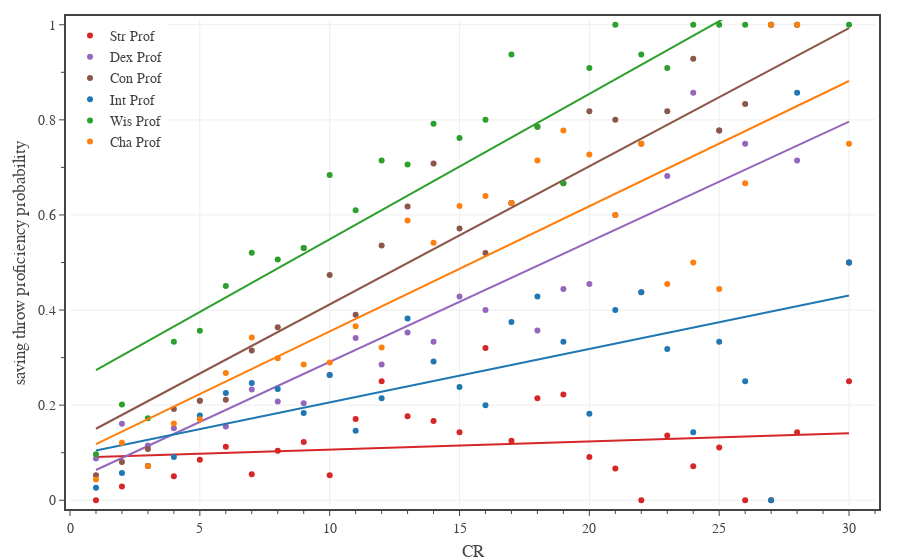

Notebook cell for this chart:
### Code cell
# Saving throw proficiency
columns = ['Str Prof','Dex Prof','Con Prof','Int Prof','Wis Prof','Cha Prof']
colors = ['#d62728','#9467bd','#8c564b','#1f77b4','#2ca02c','#ff7f0e']

df1 = df0[df0['Category'].isin(['generic','legendary','unique']) & df0['CR'].between(1, 30)]

# create figure
fig = go.Figure(
    layout=go.Layout(
        template=TFB_TEMPLATE,
        margin=dict(l=70, r=25, b=55, t=20, pad=4),
        xaxis=dict(
            title_text='CR',
            range=[0,31],
            tick0=0, dtick=5,
            minor=dict(tick0=0, dtick=1),
        ),
        yaxis=dict(
            title_text='saving throw proficiency probability',
            range=[-0.01,1.01],
            tick0=0, dtick=0.2,
            minor=dict(tick0=0, dtick=0.1),
        ),
        legend=dict(
            xanchor='left', yanchor='top',
            x=0.00, y=1.00,
            orientation='v',
            tracegroupgap=0,
        )
    )
)

for column, color in zip(columns, colors):
    plot_mean_fit(fig, df1, 'CR', column, column, color)

# show figure
fig.show(config=TFB_CONFIG, width=600, height=450)
fig.update_layout(autosize=True)

# save figures
if SAVEFIGS:
    save_fig_html(fig, format='large', name='fig-saving-throw-proficiency-vs-cr-large')
    save_fig_html(fig, format='small', name='fig-saving-throw-proficiency-vs-cr-small')

### Figure 1 — Plotly figure (JSON) as saved in the notebook; plotly's stock layout.template omitted (floating-point values rounded to 4 significant figures)
{"data": [{"hovertemplate": "<b>Str Prof</b><br>CR %{x:,.0f}<br>Mean %{y:,.1f}<br><extra></extra>", "legendgroup": "Str Prof", "line": {"color": "#d62728"}, "mode": "markers", "name": "Str Prof", "type": "scatter", "x": [1, 2, 3, 4, 5, 6, 7, 8, 9, 10, 11, 12, 13, 14, 15, 16, 17, 18, 19, 20, 21, 22, 23, 24, 25, 26, 27, 28, 30], "y": [0, 0.02874, 0.07194, 0.05051, 0.08527, 0.1127, 0.05479, 0.1039, 0.1224, 0.05263, 0.1707, 0.25, 0.1765, 0.1667, 0.1429, 0.32, 0.125, 0.2143, 0.2222, 0.09091, 0.06667, 0, 0.1364, 0.07143, 0.1111, 0, 0, 0.1429, 0.25]}, {"hoverinfo": "skip", "legendgroup": "Str Prof", "line": {"color": "#d62728"}, "mode": "lines", "name": "Str Prof", "showlegend": false, "type": "scatter", "x": [1, 2, 3, 4, 5, 6, 7, 8, 9, 10, 11, 12, 13, 14, 15, 16, 17, 18, 19, 20, 21, 22, 23, 24, 25, 26, 27, 28, 30], "y": [0.09121, 0.09292, 0.09463, 0.09634, 0.09804, 0.09975, 0.1015, 0.1032, 0.1049, 0.1066, 0.1083, 0.11, 0.1117, 0.1134, 0.1151, 0.1168, 0.1185, 0.1203, 0.122, 0.1237, 0.1254, 0.1271, 0.1288, 0.1305, 0.1322, 0.1339, 0.1356, 0.1373, 0.1408]}, {"hovertemplate": "<b>Dex Prof</b><br>CR %{x:,.0f}<br>Mean %{y:,.1f}<br><extra></extra>", "legendgroup": "Dex Prof", "line": {"color": "#9467bd"}, "mode": "markers", "name": "Dex Prof", "type": "scatter", "x": [1, 2, 3, 4, 5, 6, 7, 8, 9, 10, 11, 12, 13, 14, 15, 16, 17, 18, 19, 20, 21, 22, 23, 24, 25, 26, 27, 28, 30], "y": [0.08772, 0.1609, 0.1151, 0.1515, 0.2093, 0.1549, 0.2329, 0.2078, 0.2041, 0.2632, 0.3415, 0.2857, 0.3529, 0.3333, 0.4286, 0.4, 0.625, 0.3571, 0.4444, 0.4545, 0.6, 0.4375, 0.6818, 0.8571, 0.7778, 0.75, 1, 0.7143, 0.5]}, {"hoverinfo": "skip", "legendgroup": "Dex Prof", "line": {"color": "#9467bd"}, "mode": "lines", "name": "Dex Prof", "showlegend": false, "type": "scatter", "x": [1, 2, 3, 4, 5, 6, 7, 8, 9, 10, 11, 12, 13, 14, 15, 16, 17, 18, 19, 20, 21, 22, 23, 24, 25, 26, 27, 28, 30], "y": [0.06364, 0.08891, 0.1142, 0.1394, 0.1647, 0.19, 0.2152, 0.2405, 0.2658, 0.291, 0.3163, 0.3416, 0.3668, 0.3921, 0.4174, 0.4426, 0.4679, 0.4932, 0.5184, 0.5437, 0.569, 0.5942, 0.6195, 0.6448, 0.67, 0.6953, 0.7206, 0.7458, 0.7964]}, {"hovertemplate": "<b>Con Prof</b><br>CR %{x:,.0f}<br>Mean %{y:,.1f}<br><extra></extra>", "legendgroup": "Con Prof", "line": {"color": "#8c564b"}, "mode": "markers", "name": "Con Prof", "type": "scatter", "x": [1, 2, 3, 4, 5, 6, 7, 8, 9, 10, 11, 12, 13, 14, 15, 16, 17, 18, 19, 20, 21, 22, 23, 24, 25, 26, 27, 28, 30], "y": [0.05263, 0.08046, 0.1079, 0.1919, 0.2093, 0.2113, 0.3151, 0.3636, 0.5306, 0.4737, 0.3902, 0.5357, 0.6176, 0.7083, 0.5714, 0.52, 0.625, 0.7857, 0.6667, 0.8182, 0.8, 0.75, 0.8182, 0.9286, 0.7778, 0.8333, 1, 1, 0.5]}, {"hoverinfo": "skip", "legendgroup": "Con Prof", "line": {"color": "#8c564b"}, "mode": "lines", "name": "Con Prof", "showlegend": false, "type": "scatter", "x": [1, 2, 3, 4, 5, 6, 7, 8, 9, 10, 11, 12, 13, 14, 15, 16, 17, 18, 19, 20, 21, 22, 23, 24, 25, 26, 27, 28, 30], "y": [0.1504, 0.1794, 0.2085, 0.2375, 0.2666, 0.2956, 0.3247, 0.3537, 0.3827, 0.4118, 0.4408, 0.4699, 0.4989, 0.528, 0.557, 0.5861, 0.6151, 0.6442, 0.6732, 0.7023, 0.7313, 0.7604, 0.7894, 0.8185, 0.8475, 0.8766, 0.9056, 0.9347, 0.9928]}, {"hovertemplate": "<b>Int Prof</b><br>CR %{x:,.0f}<br>Mean %{y:,.1f}<br><extra></extra>", "legendgroup": "Int Prof", "line": {"color": "#1f77b4"}, "mode": "markers", "name": "Int Prof", "type": "scatter", "x": [1, 2, 3, 4, 5, 6, 7, 8, 9, 10, 11, 12, 13, 14, 15, 16, 17, 18, 19, 20, 21, 22, 23, 24, 25, 26, 27, 28, 30], "y": [0.02632, 0.05747, 0.07194, 0.09091, 0.1783, 0.2254, 0.2466, 0.2338, 0.1837, 0.2632, 0.1463, 0.2143, 0.3824, 0.2917, 0.2381, 0.2, 0.375, 0.4286, 0.3333, 0.1818, 0.4, 0.4375, 0.3182, 0.1429, 0.3333, 0.25, 0, 0.8571, 0.5]}, {"hoverinfo": "skip", "legendgroup": "Int Prof", "line": {"color": "#1f77b4"}, "mode": "lines", "name": "Int Prof", "showlegend": false, "type": "scatter", "x": [1, 2, 3, 4, 5, 6, 7, 8, 9, 10, 11, 12, 13, 14, 15, 16, 17, 18, 19, 20, 21, 22, 23, 24, 25, 26, 27, 28, 30], "y": [0.1047, 0.1159, 0.1271, 0.1384, 0.1496, 0.1608, 0.1721, 0.1833, 0.1945, 0.2058, 0.217, 0.2282, 0.2395, 0.2507, 0.262, 0.2732, 0.2844, 0.2957, 0.3069, 0.3181, 0.3294, 0.3406, 0.3518, 0.3631, 0.3743, 0.3855, 0.3968, 0.408, 0.4305]}, {"hovertemplate": "<b>Wis Prof</b><br>CR %{x:,.0f}<br>Mean %{y:,.1f}<br><extra></extra>", "legendgroup": "Wis Prof", "line": {"color": "#2ca02c"}, "mode": "markers", "name": "Wis Prof", "type": "scatter", "x": [1, 2, 3, 4, 5, 6, 7, 8, 9, 10, 11, 12, 13, 14, 15, 16, 17, 18, 19, 20, 21, 22, 23, 24, 25, 26, 27, 28, 30], "y": [0.09649, 0.2011, 0.1727, 0.3333, 0.3566, 0.4507, 0.5205, 0.5065, 0.5306, 0.6842, 0.6098, 0.7143, 0.7059, 0.7917, 0.7619, 0.8, 0.9375, 0.7857, 0.6667, 0.9091, 1, 0.9375, 0.9091, 1, 1, 1, 1, 1, 1]}, {"hoverinfo": "skip", "legendgroup": "Wis Prof", "line": {"color": "#2ca02c"}, "mode": "lines", "name": "Wis Prof", "showlegend": false, "type": "scatter", "x": [1, 2, 3, 4, 5, 6, 7, 8, 9, 10, 11, 12, 13, 14, 15, 16, 17, 18, 19, 20, 21, 22, 23, 24, 25, 26, 27, 28, 30], "y": [0.2737, 0.3043, 0.3349, 0.3655, 0.396, 0.4266, 0.4572, 0.4878, 0.5183, 0.5489, 0.5795, 0.61, 0.6406, 0.6712, 0.7018, 0.7323, 0.7629, 0.7935, 0.8241, 0.8546, 0.8852, 0.9158, 0.9464, 0.9769, 1.008, 1.038, 1.069, 1.099, 1.16]}, {"hovertemplate": "<b>Cha Prof</b><br>CR %{x:,.0f}<br>Mean %{y:,.1f}<br><extra></extra>", "legendgroup": "Cha Prof", "line": {"color": "#ff7f0e"}, "mode": "markers", "name": "Cha Prof", "type": "scatter", "x": [1, 2, 3, 4, 5, 6, 7, 8, 9, 10, 11, 12, 13, 14, 15, 16, 17, 18, 19, 20, 21, 22, 23, 24, 25, 26, 27, 28, 30], "y": [0.04386, 0.1207, 0.07194, 0.1616, 0.1705, 0.2676, 0.3425, 0.2987, 0.2857, 0.2895, 0.3659, 0.3214, 0.5882, 0.5417, 0.619, 0.64, 0.625, 0.7143, 0.7778, 0.7273, 0.6, 0.75, 0.4545, 0.5, 0.4444, 0.6667, 1, 1, 0.75]}, {"hoverinfo": "skip", "legendgroup": "Cha Prof", "line": {"color": "#ff7f0e"}, "mode": "lines", "name": "Cha Prof", "showlegend": false, "type": "scatter", "x": [1, 2, 3, 4, 5, 6, 7, 8, 9, 10, 11, 12, 13, 14, 15, 16, 17, 18, 19, 20, 21, 22, 23, 24, 25, 26, 27, 28, 30], "y": [0.1179, 0.1442, 0.1706, 0.1969, 0.2232, 0.2496, 0.2759, 0.3023, 0.3286, 0.3549, 0.3813, 0.4076, 0.434, 0.4603, 0.4866, 0.513, 0.5393, 0.5657, 0.592, 0.6183, 0.6447, 0.671, 0.6973, 0.7237, 0.75, 0.7764, 0.8027, 0.829, 0.8817]}], "layout": {"legend": {"orientation": "v", "tracegroupgap": 0, "x": 0, "xanchor": "left", "y": 1, "yanchor": "top"}, "margin": {"b": 55, "l": 70, "pad": 4, "r": 25, "t": 20}, "xaxis": {"dtick": 5, "minor": {"dtick": 1, "tick0": 0}, "range": [0, 31], "tick0": 0, "title": {"text": "CR"}}, "yaxis": {"dtick": 0.2, "minor": {"dtick": 0.1, "tick0": 0}, "range": [-0.01, 1.01], "tick0": 0, "title": {"text": "saving throw proficiency probability"}}}}
